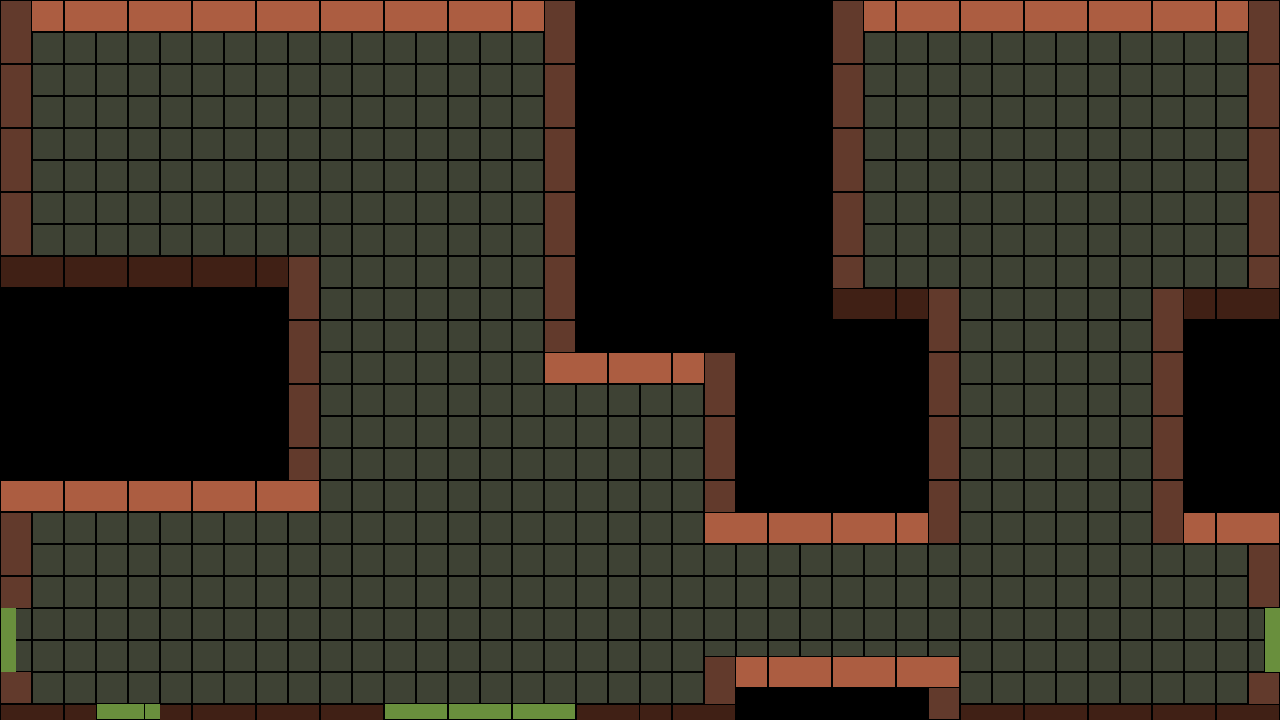

A 2D game scene composited from a Tiled map and its tileset images. What follows is a short description and the map's XML, with each tile layer's data collapsed to a summary:
An orthogonal 80x45 tile map with 16x16 px tiles, 3 tile layers (sol, chargement, mur) and 6 objects.

<map version="1.4" tiledversion="1.4.3" orientation="orthogonal" renderorder="right-down" width="80" height="45" tilewidth="16" tileheight="16" infinite="0" nextlayerid="11" nextobjectid="21">
 <editorsettings>
  <export target="carte_teste.json" format="json" />
 </editorsettings>
 <tileset firstgid="1" name="carte_teste" tilewidth="16" tileheight="16" tilecount="88" columns="11">
  <image source="carte_teste.png" width="176" height="128" />
  <tile id="0">
   <properties>
    <property name="collides" type="bool" value="true" />
   </properties>
  </tile>
  <tile id="1">
   <properties>
    <property name="collides" type="bool" value="true" />
   </properties>
  </tile>
  <tile id="2">
   <properties>
    <property name="collides" type="bool" value="true" />
   </properties>
  </tile>
  <tile id="3">
   <properties>
    <property name="collides" type="bool" value="true" />
   </properties>
  </tile>
  <tile id="4">
   <properties>
    <property name="collides" type="bool" value="true" />
   </properties>
  </tile>
  <tile id="5">
   <properties>
    <property name="collides" type="bool" value="true" />
   </properties>
  </tile>
  <tile id="6">
   <properties>
    <property name="collides" type="bool" value="true" />
   </properties>
  </tile>
  <tile id="7">
   <properties>
    <property name="collides" type="bool" value="true" />
   </properties>
  </tile>
  <tile id="11">
   <properties>
    <property name="collides" type="bool" value="true" />
   </properties>
  </tile>
  <tile id="12">
   <properties>
    <property name="collides" type="bool" value="true" />
   </properties>
  </tile>
  <tile id="13">
   <properties>
    <property name="collides" type="bool" value="true" />
   </properties>
  </tile>
  <tile id="14">
   <properties>
    <property name="collides" type="bool" value="true" />
   </properties>
  </tile>
  <tile id="15">
   <properties>
    <property name="collides" type="bool" value="true" />
   </properties>
  </tile>
  <tile id="16">
   <properties>
    <property name="collides" type="bool" value="true" />
   </properties>
  </tile>
  <tile id="17">
   <properties>
    <property name="collides" type="bool" value="true" />
   </properties>
  </tile>
  <tile id="18">
   <properties>
    <property name="collides" type="bool" value="true" />
   </properties>
  </tile>
  <tile id="22">
   <properties>
    <property name="collides" type="bool" value="true" />
   </properties>
  </tile>
  <tile id="23">
   <properties>
    <property name="collides" type="bool" value="true" />
   </properties>
  </tile>
  <tile id="24">
   <properties>
    <property name="collides" type="bool" value="false" />
   </properties>
  </tile>
  <tile id="25">
   <properties>
    <property name="collides" type="bool" value="false" />
   </properties>
  </tile>
  <tile id="26">
   <properties>
    <property name="collides" type="bool" value="true" />
   </properties>
  </tile>
  <tile id="27">
   <properties>
    <property name="collides" type="bool" value="true" />
   </properties>
  </tile>
  <tile id="28">
   <properties>
    <property name="collides" type="bool" value="true" />
   </properties>
  </tile>
  <tile id="29">
   <properties>
    <property name="collides" type="bool" value="true" />
   </properties>
  </tile>
  <tile id="33">
   <properties>
    <property name="collides" type="bool" value="true" />
   </properties>
  </tile>
  <tile id="34">
   <properties>
    <property name="collides" type="bool" value="true" />
   </properties>
  </tile>
  <tile id="35">
   <properties>
    <property name="collides" type="bool" value="false" />
   </properties>
  </tile>
  <tile id="36">
   <properties>
    <property name="collides" type="bool" value="false" />
   </properties>
  </tile>
  <tile id="37">
   <properties>
    <property name="collides" type="bool" value="true" />
   </properties>
  </tile>
  <tile id="38">
   <properties>
    <property name="collides" type="bool" value="true" />
   </properties>
  </tile>
  <tile id="39">
   <properties>
    <property name="collides" type="bool" value="true" />
   </properties>
  </tile>
  <tile id="40">
   <properties>
    <property name="collides" type="bool" value="true" />
   </properties>
  </tile>
  <tile id="44">
   <properties>
    <property name="collides" type="bool" value="true" />
   </properties>
  </tile>
  <tile id="45">
   <properties>
    <property name="collides" type="bool" value="true" />
   </properties>
  </tile>
  <tile id="46">
   <properties>
    <property name="collides" type="bool" value="false" />
   </properties>
  </tile>
  <tile id="47">
   <properties>
    <property name="collides" type="bool" value="false" />
   </properties>
  </tile>
  <tile id="48">
   <properties>
    <property name="collides" type="bool" value="false" />
   </properties>
  </tile>
  <tile id="49">
   <properties>
    <property name="collides" type="bool" value="false" />
   </properties>
  </tile>
  <tile id="50">
   <properties>
    <property name="collides" type="bool" value="false" />
   </properties>
  </tile>
  <tile id="51">
   <properties>
    <property name="collides" type="bool" value="false" />
   </properties>
  </tile>
  <tile id="55">
   <properties>
    <property name="collides" type="bool" value="true" />
   </properties>
  </tile>
  <tile id="56">
   <properties>
    <property name="collides" type="bool" value="true" />
   </properties>
  </tile>
  <tile id="57">
   <properties>
    <property name="collides" type="bool" value="false" />
   </properties>
  </tile>
  <tile id="58">
   <properties>
    <property name="collides" type="bool" value="false" />
   </properties>
  </tile>
  <tile id="59">
   <properties>
    <property name="collides" type="bool" value="false" />
   </properties>
  </tile>
  <tile id="60">
   <properties>
    <property name="collides" type="bool" value="false" />
   </properties>
  </tile>
  <tile id="61">
   <properties>
    <property name="collides" type="bool" value="false" />
   </properties>
  </tile>
  <tile id="62">
   <properties>
    <property name="collides" type="bool" value="false" />
   </properties>
  </tile>
  <tile id="66">
   <properties>
    <property name="collides" type="bool" value="true" />
   </properties>
  </tile>
  <tile id="67">
   <properties>
    <property name="collides" type="bool" value="true" />
   </properties>
  </tile>
  <tile id="68">
   <properties>
    <property name="collides" type="bool" value="true" />
   </properties>
  </tile>
  <tile id="69">
   <properties>
    <property name="collides" type="bool" value="true" />
   </properties>
  </tile>
  <tile id="70">
   <properties>
    <property name="collides" type="bool" value="false" />
   </properties>
  </tile>
  <tile id="71">
   <properties>
    <property name="collides" type="bool" value="false" />
   </properties>
  </tile>
  <tile id="72">
   <properties>
    <property name="collides" type="bool" value="false" />
   </properties>
  </tile>
  <tile id="73">
   <properties>
    <property name="collides" type="bool" value="false" />
   </properties>
  </tile>
  <tile id="77">
   <properties>
    <property name="collides" type="bool" value="true" />
   </properties>
  </tile>
  <tile id="78">
   <properties>
    <property name="collides" type="bool" value="true" />
   </properties>
  </tile>
  <tile id="79">
   <properties>
    <property name="collides" type="bool" value="true" />
   </properties>
  </tile>
  <tile id="80">
   <properties>
    <property name="collides" type="bool" value="true" />
   </properties>
  </tile>
  <tile id="81">
   <properties>
    <property name="collides" type="bool" value="false" />
   </properties>
  </tile>
  <tile id="82">
   <properties>
    <property name="collides" type="bool" value="false" />
   </properties>
  </tile>
  <tile id="83">
   <properties>
    <property name="collides" type="bool" value="false" />
   </properties>
  </tile>
  <tile id="84">
   <properties>
    <property name="collides" type="bool" value="false" />
   </properties>
  </tile>
 </tileset>
 <layer id="3" name="sol" width="80" height="45">
  <data>[3600 cells, 2160 non-empty, 4 distinct tile ids]</data>
 </layer>
 <layer id="4" name="chargement" width="80" height="45">
  <data>[3600 cells, 24 non-empty, 6 distinct tile ids]</data>
 </layer>
 <layer id="1" name="mur" width="80" height="45">
  <data>[3600 cells, 648 non-empty, 24 distinct tile ids]</data>
 </layer>
 <objectgroup id="6" name="enemie">
  <object id="12" x="1091.95" y="594.014">
   <point />
  </object>
  <object id="13" x="213.236" y="609.245">
   <point />
  </object>
  <object id="14" x="92.5584" y="156.998">
   <point />
  </object>
 </objectgroup>
 <objectgroup id="8" name="coffre">
  <object id="17" x="1056" y="104">
   <point />
  </object>
  <object id="19" x="132" y="86.6667">
   <point />
  </object>
 </objectgroup>
 <objectgroup id="10" name="clef">
  <object id="20" x="446.667" y="318.667">
   <point />
  </object>
 </objectgroup>
</map>
